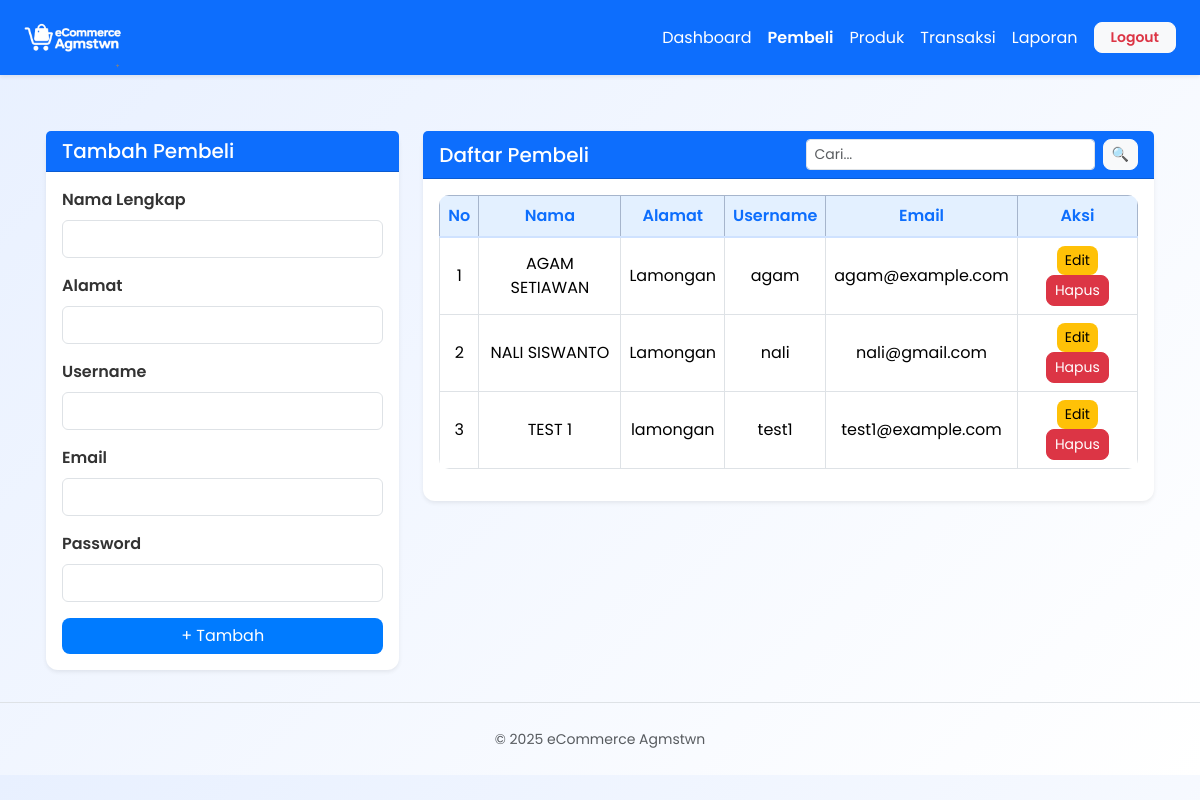
/admin/pembeli.php (signed in), run on the app's committed database.
### tables this page shows
CREATE TABLE `users` (
  `id` int(11) NOT NULL,
  `username` varchar(100) DEFAULT NULL,
  `password` varchar(255) DEFAULT NULL,
  `nama` varchar(100) DEFAULT NULL,
  `email` varchar(100) DEFAULT NULL,
  `alamat` varchar(255) DEFAULT NULL,
  `role` enum('admin','user') DEFAULT 'user'
);

### admin/pembeli.php (the view, shortened to what this page needs)
<?php
include '../config/koneksi.php';
$cari = isset($_GET['cari']) ? trim($_GET['cari']) : '';
if ($cari != '') {
    $pembeli = mysqli_query($conn, "SELECT * FROM users WHERE role='user'
                    AND (nama LIKE '%$cari%' OR alamat LIKE '%$cari%' OR username LIKE '%$cari%' OR email LIKE '%$cari%')
                    ORDER BY id ASC");
} else {
    $pembeli = mysqli_query($conn, "SELECT * FROM users WHERE role='user' ORDER BY id ASC");
}
?>
<!DOCTYPE html>
<html lang="id">
<head>
<link href="https://cdn.jsdelivr.net/npm/bootstrap@5.3.3/dist/css/bootstrap.min.css" rel="stylesheet">
<link rel="stylesheet" href="../assets/style.css">
</head>
<body class="bg-light" style="font-family:'Poppins', sans-serif;">
<nav class="navbar navbar-expand-lg navbar-dark bg-primary shadow-sm w-100" style="margin:0; padding:0;">
  <div class="container-fluid px-4">
    <a class="navbar-brand" href="index.php">
        <img src="../assets/logo.png" alt="eCommerce Agmstwn">
    </a>
    <div class="collapse navbar-collapse" id="adminNavbar">
      <ul class="navbar-nav ms-auto align-items-center">
        <li class="nav-item"><a class="nav-link text-white" href="index.php"> Dashboard</a></li>
        <li class="nav-item"><a class="nav-link text-white fw-semibold active" href="pembeli.php">Pembeli</a></li>
        <li class="nav-item"><a class="nav-link text-white" href="produk.php"> Produk</a></li>
        <li class="nav-item"><a class="nav-link text-white" href="transaksi.php"> Transaksi</a></li>
        <li class="nav-item"><a class="nav-link text-white" href="laporan.php"> Laporan</a></li>
        <li class="nav-item ms-2">
          <a class="btn btn-light btn-sm text-danger fw-semibold px-3" href="../auth/logout.php"> Logout</a>
        </li>
      </ul>
    </div>
  </div>
</nav>
<div class="container py-2 px-3">
  <div class="row g-4 mt-4">
    <div class="col-md-4">
      <div class="card shadow-sm border-0">
        <div class="card-header bg-primary text-white">
          <h5 class="mb-0">Tambah Pembeli</h5>
        </div>
        <div class="card-body">
          <form method="POST">
            <div class="mb-3">
                <label class="form-label fw-semibold">Nama Lengkap</label>
                <input type="text" name="nama" class="form-control" required>
            </div>
            <div class="mb-3">
                <label class="form-label fw-semibold">Alamat</label>
                <input type="text" name="alamat" class="form-control" required>
            </div>
            <div class="mb-3">
                <label class="form-label fw-semibold">Username</label>
                <input type="text" name="username" class="form-control" required>
            </div>
            <div class="mb-3">
                <label class="form-label fw-semibold">Email</label>
                <input type="email" name="email" class="form-control" required>
            </div>
            <div class="mb-3">
                <label class="form-label fw-semibold">Password</label>
                <input type="password" name="password" class="form-control" required>
            </div>
            <div class="d-grid">
                <button type="submit" name="tambah" class="btn btn-primary">+ Tambah</button>
            </div>
          </form>
        </div>
      </div>
    </div>
    <div class="col-md-8">
      <div class="card shadow-sm border-0">
        <div class="card-header bg-primary text-white d-flex justify-content-between align-items-center">
          <h5 class="mb-0">Daftar Pembeli</h5>
          <form method="GET" class="d-flex">
            <input type="text" name="cari" class="form-control form-control-sm me-2" placeholder="Cari..." value="<?= htmlspecialchars($cari) ?>">
            <button class="btn btn-light btn-sm" type="submit">🔍</button>
          </form>
        </div>
        <div class="card-body">
          <div class="table-responsive">
            <table class="table table-bordered align-middle text-center">
              <thead class="table-primary">
                <tr>
                  <th>No</th>
                  <th>Nama</th>
                  <th>Alamat</th>
                  <th>Username</th>
                  <th>Email</th>
                  <th>Aksi</th>
                </tr>
              </thead>
              <tbody>
              <?php if (mysqli_num_rows($pembeli) > 0): ?>
                <?php $no=1; while($p = mysqli_fetch_assoc($pembeli)): ?>
                  <tr>
                    <td><?= $no++ ?></td>
                    <td><?= strtoupper(htmlspecialchars($p['nama'])) ?></td>
                    <td><?= htmlspecialchars($p['alamat']) ?></td>
                    <td><?= htmlspecialchars($p['username']) ?></td>
                    <td><?= htmlspecialchars($p['email']) ?></td>
                    <td>
                      <a href="pembeli_edit.php?id=<?= $p['id'] ?>" class="btn btn-warning btn-sm">Edit</a>
                      <a href="?hapus=<?= $p['id'] ?>" onclick="return confirm('Yakin hapus pembeli?')" class="btn btn-danger btn-sm">Hapus</a>
                    </td>
                  </tr>
                <?php endwhile; ?>
              <?php else: ?>
                <tr><td colspan="6" class="text-muted">Tidak ada pembeli ditemukan</td></tr>
              <?php endif; ?>
              </tbody>
            </table>
          </div>
        </div>
      </div>
    </div>
  </div>
</div>
<footer class="text-center text-muted py-4 border-top mt-4">
  <small>© <?= date('Y') ?> eCommerce Agmstwn</small>
</footer>
</body>
</html>

### assets/style.css (style rules this page uses)
body { font-family: 'Poppins', sans-serif; background-color: #f8faff; }
.navbar { margin-left: 230px; }
body { background: linear-gradient(135deg, #e8f0ff, #ffffff); font-family: 'Poppins', sans-serif; }
.btn-primary { background-color: #0d6efd; border: none; }
.table th, .table td { vertical-align: middle; }
.table thead th { background-color: #e7f0ff; color: #0d6efd; font-weight: 600; }
.btn-warning { background-color: #ffc107; border: none; color: #000; }
.card { border: none; border-radius: 12px; background: #fff; }
.table thead th { background-color: #e8f1ff; color: #0d6efd; font-weight: 600; }
.card { border: none; border-radius: 12px; background-color: #fff; }
.btn-primary { background-color: #0d6efd; border: none; transition: all 0.2s ease; }
form label { color: #333; }
.table { border-radius: 10px; overflow: hidden; }
.table thead th { background-color: #e3f0ff; color: #0d6efd; border-bottom: 2px solid #cfe2ff; }
.card { border-radius: 12px; border: none; }
.btn { border-radius: 8px; transition: all 0.2s ease-in-out; }
.navbar.bg-primary { width: 100%; top: 0; left: 0; border-radius: 0; z-index: 1030; }
html, body { margin: 0; padding: 0; overflow-x: hidden; }
body { background-color: #f8f9fa; font-family: 'Poppins', sans-serif; }
.card { border-radius: 12px; }
.table th { vertical-align: middle; }
.navbar.bg-primary { top: 0; left: 0; width: 100%; border-radius: 0; z-index: 1030; }
.btn-primary { background-color: #007bff; border: none; }
.navbar-brand img { height: 65px; object-fit: contain; }

### data on the page
users: nama "AGAM SETIAWAN", alamat "Lamongan", username "agam", email "agam@example.com"
users: nama "NALI SISWANTO", alamat "Lamongan", username "nali", email "nali@gmail.com"
users: nama "TEST 1", alamat "lamongan", username "test1", email "test1@example.com"
